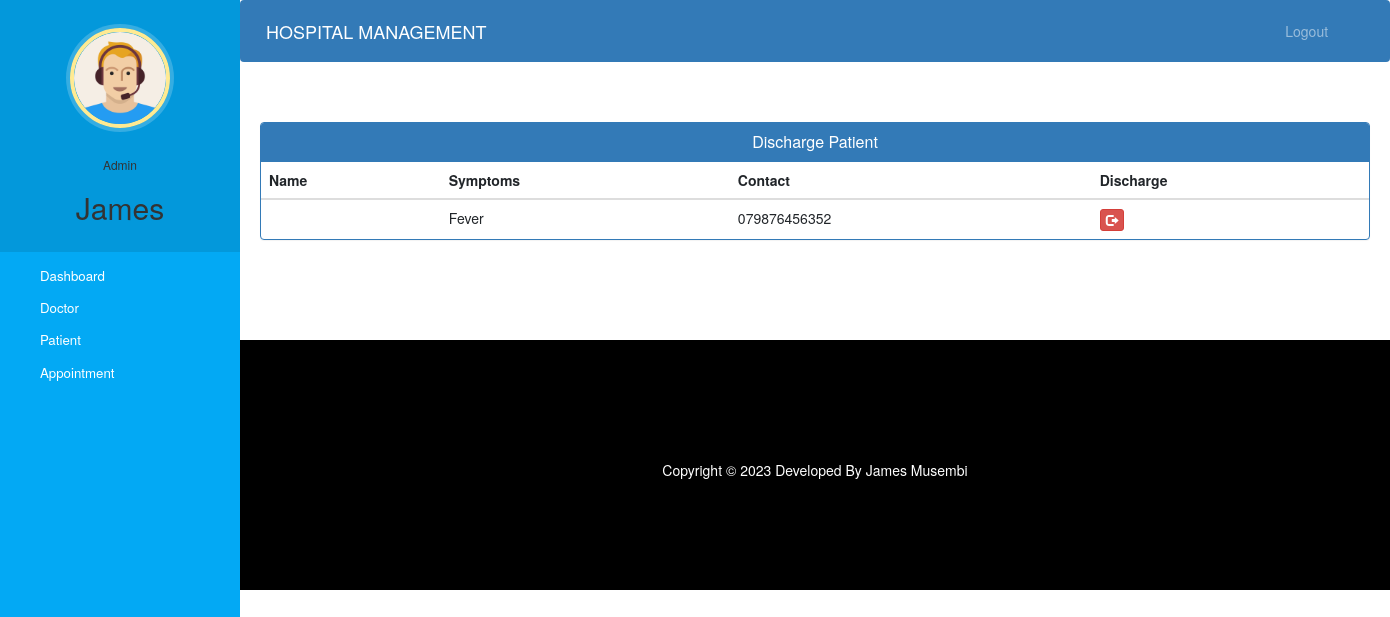
Before: /admin-discharge-patient (signed in) with the older database file.
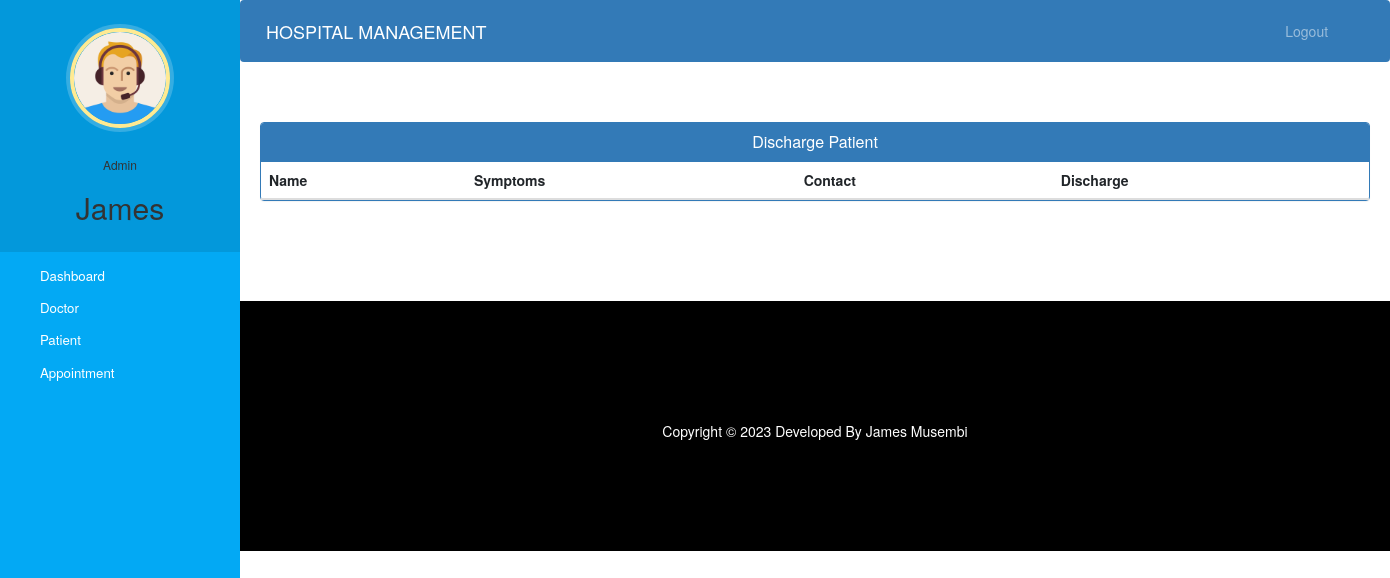
After: the same page with the newer database file.
### hospital/models.py (models this page shows, shortened)
class Patient(models.Model):
    user=models.OneToOneField(User,on_delete=models.CASCADE)
    profile_pic= models.ImageField(upload_to='profile_pic/PatientProfilePic/',null=True,blank=True)
    address = models.CharField(max_length=40)
    mobile = models.CharField(max_length=20,null=False)
    symptoms = models.CharField(max_length=100,null=False)
    assignedDoctorId = models.PositiveIntegerField(null=True)
    admitDate=models.DateField(auto_now=True)
    status=models.BooleanField(default=False)
    @property
    def get_name(self):
        return self.user.first_name+" "+self.user.last_name

### hospital/views.py (the view)
# urls.py: path('admin-discharge-patient', views.admin_discharge_patient_view,name='admin-discharge-patient'),
@login_required(login_url='adminlogin')
@user_passes_test(is_admin)
def admin_discharge_patient_view(request):
    patients=models.Patient.objects.all().filter(status=True)
    return render(request,'hospital/admin_discharge_patient.html',{'patients':patients})

### hospital/views.py (called while the page is built)
def is_admin(user):
    return user.groups.filter(name='ADMIN').exists()

### templates/hospital/admin_discharge_patient.html (shortened to what this page needs)
{% extends 'hospital/admin_base.html' %}
{% block content %}
<head>
  <link href="//netdna.bootstrapcdn.com/bootstrap/3.0.0/css/bootstrap.min.css" rel="stylesheet" id="bootstrap-css">
</head>
<div class="container">
  <div class="panel panel-primary">
    <div class="panel-heading">
      <h6 class="panel-title">Discharge Patient</h6>
    </div>
    <table class="table table-hover" id="dev-table">
      <thead>
        <tr>
          <th>Name</th>
          <th>Symptoms</th>
          <th>Contact</th>
          <th>Discharge</th>
        </tr>
      </thead>
      {% for p in patients %}
      <tr>
        <td> {{p.get_name}}</td>
        <td>{{p.symptoms}}</td>
        <td>{{p.mobile}}</td>
        <td><a class="btn btn-danger btn-xs" href="{% url 'discharge-patient' p.id  %}"><span class="glyphicon glyphicon-log-out"></span></a></td>
      </tr>
      {% endfor %}
    </table>
  </div>
</div>
{% endblock content %}

Changed rows visible on the page:
no longer on this page (row edited): Patient: symptoms "Fever", mobile "079876456352"
